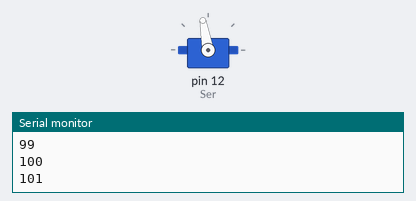
Simulated run of this sketch. Board: Arduino Uno, built with avr-gcc and run on an emulated ATmega328P. Shown: servo, the last lines printed to the serial monitor. Wiring (inferred from the names in the program): servo: signal pin 12. Servo pulses on a pin are drawn as a servo (544–2400 µs = 0–180°).

Above: at 0.15 s.
At 0.75 s:
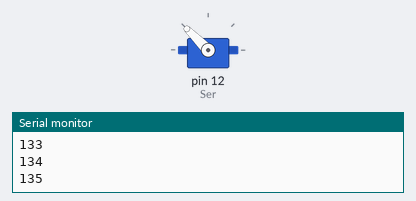
At 1.1 s:
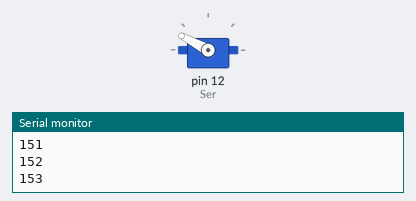
Timing chart, 0 to 2.6 s (numbered marks = the images above):
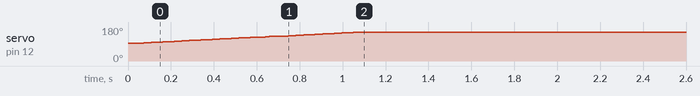

Measured:
- by itself, servo on pin 12 (Ser): moves from 93° to 152° over 1.0 s

The sketch:

ServoMAINFINALLY.ino
```cpp
boolean condition = true;
int Ser = 12;
int angle;
boolean flag=1;
void ServoRun(int)
{ int t, c;
  t = map(angle, 0, 180, 650, 2500);
  c = 2500 - t;
  digitalWrite(Ser, HIGH);
  delayMicroseconds(t);
  digitalWrite(Ser, LOW);
  delayMicroseconds(c);
}
void setup()
{
  pinMode(Ser, OUTPUT);
  Serial.begin(9600);
  // put your setup code here, to run once:

}

void loop()
{
  while(flag==1)
  {
    for (angle =93; angle <= 153; angle++)
    {
      ServoRun(angle);
      Serial.println(angle);
      if(angle==153)
      {flag=0;}
      delay(15);
    }
  }
}


  /*for(angle=160; angle>95;angle--)
    {
    ServoRun(angle);
    Serial.println(angle);
    delay(15);*/
```
